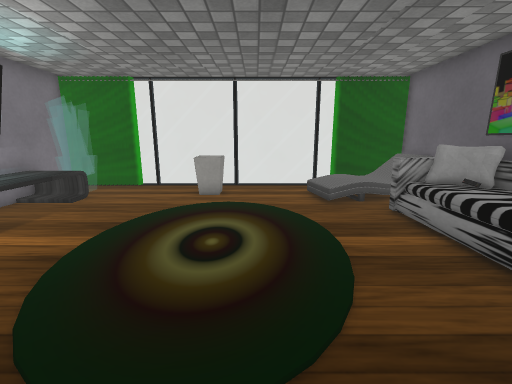
[1] (above)

12 first-person views from a walk through a Unity game level. The camera is 1.2 m above the floor, tilts 12° down and sees 90° across. Doors are open. The floor is counted in squares, 0.5 m on a side. Each view is taken from the middle of a square. On the plan, view 1 faces up. The plan holds only what a view shows up to about 17 squares ahead; the rest is blank. The player character is not drawn. Some surface patterns are stand-ins.

[2]
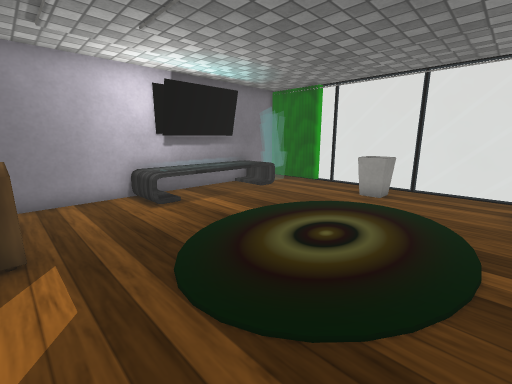

[3]
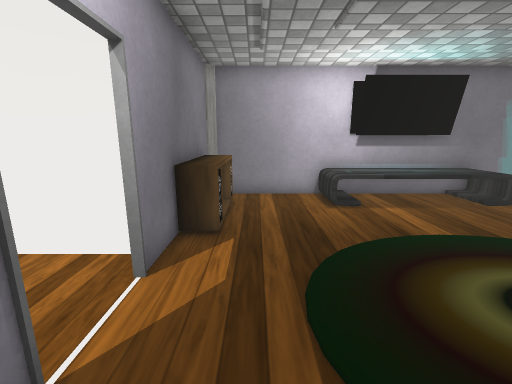

[4]
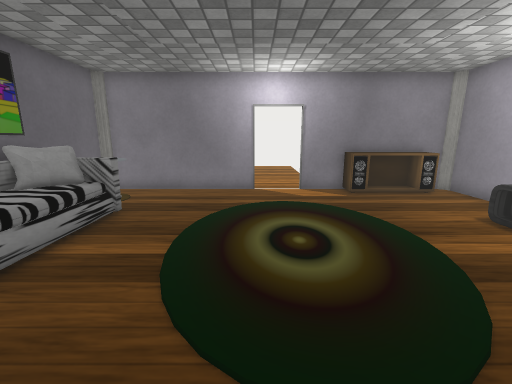

[5]
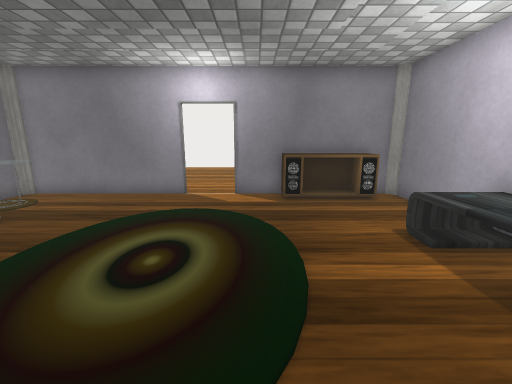

[6]
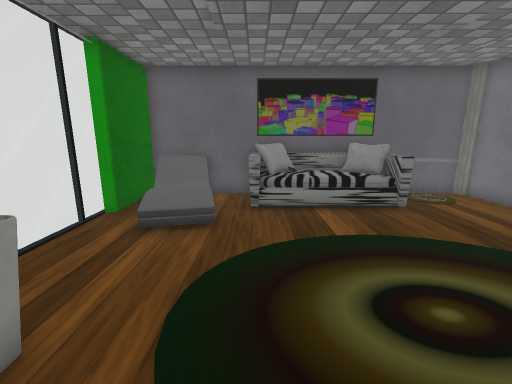

[7]
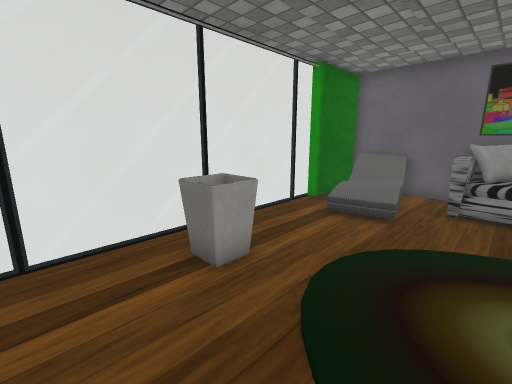

[8]
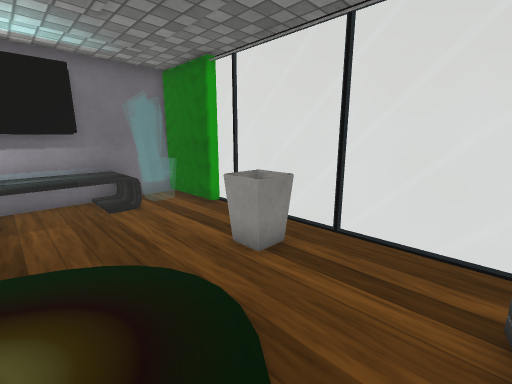

[9]
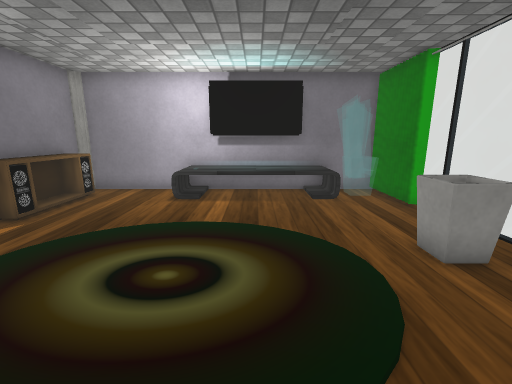

[10]
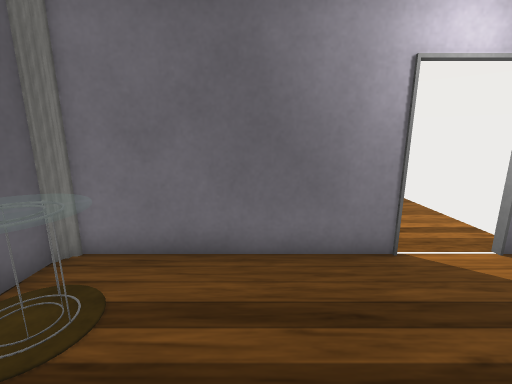

[11]
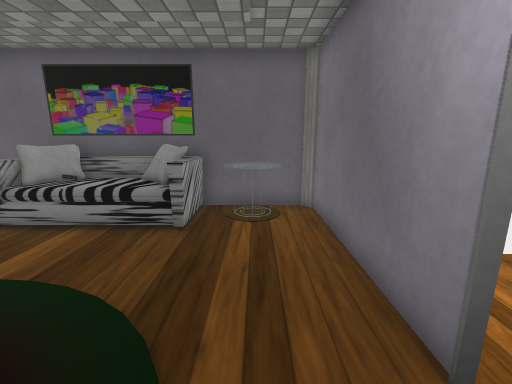

[12]
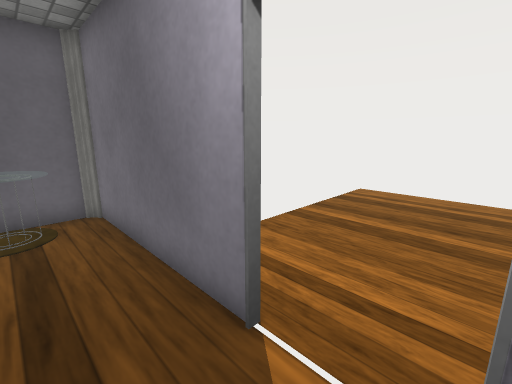

### Floor plan
Key: @ floor where view 1 was taken; # wall or solid block; . floor; D open door; = window, fence, low wall or low ledge; O other object.
Columns run from 9 left of view 1 to 7 right of it. Each row starts with its distance up from view 1.
 13 ###=#===#===##
 12 # ##.........##
 11 =......O....O   #
 10 #OO.........OOOOO
  9 #OO.............#
  8 #OO..........OOO#
  7 #OO...........OO#
  6 #OO...........OO#
  5 #OO...........OO#
  4 #OO...........OO#
  3 #............OOO#
  2 #.............OO=
  1 #.............OO=
  0 #OOOOO...@.....O#
 -1 #######DDD#######
 -2        ....
 -3        .....
 -4        .....
 -5        .....
 -6        .....
 -7        .....
 -8        .....
 -9        .....
-10        .....

Where each view was taken, in squares from view 1:
view 1: 0 up, 0 right, facing up
view 2: 0 up, 2 right, facing up-left
view 3: 1 up, 2 right, facing left
view 4: 11 up, 0 right, facing down
view 5: 10 up, 3 left, facing down
view 6: 8 up, 4 left, facing right
view 7: 7 up, 5 left, facing up-right
view 8: 7 up, 2 right, facing up-left
view 9: 7 up, 3 right, facing left
view 10: 4 up, 3 right, facing down
view 11: 1 up, 2 left, facing right
view 12: 1 up, 2 left, facing down-right
